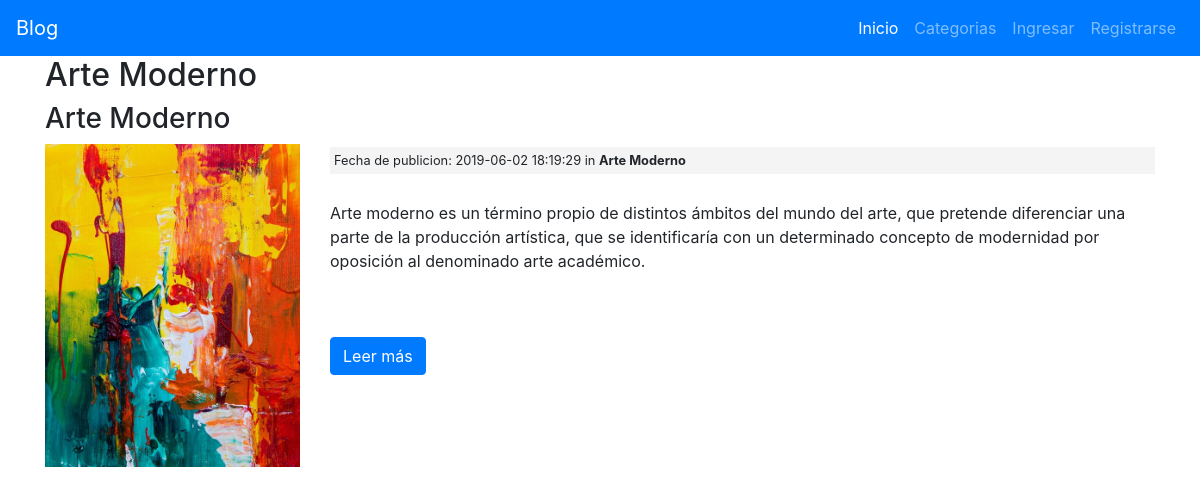
Screenshot of /categories/posts/1 with the database file from the repository.
### tables this page shows
CREATE TABLE `posts` (
  `id` int(11) NOT NULL,
  `category_id` int(11) NOT NULL,
  `user_id` int(11) NOT NULL,
  `title` varchar(255) NOT NULL,
  `slug` varchar(255) NOT NULL,
  `body` text NOT NULL,
  `post_image` varchar(255) NOT NULL,
  `created_at` timestamp NOT NULL DEFAULT '0000-00-00 00:00:00',
  `updated_at` timestamp NOT NULL DEFAULT '0000-00-00 00:00:00' ON UPDATE CURRENT_TIMESTAMP

);

CREATE TABLE `categories` (
  `id` int(11) NOT NULL,
  `user_id` int(11) NOT NULL,
  `name` varchar(255) NOT NULL,
  `created_at` timestamp NOT NULL DEFAULT '0000-00-00 00:00:00',
  `updated_at` timestamp NOT NULL DEFAULT '0000-00-00 00:00:00' ON UPDATE CURRENT_TIMESTAMP
);

### application/controllers/Categories.php (called while the page is built, shortened)
<?php
class Categories extends CI_Controller
{
	public function posts($id)
	{
		$data['title'] = $this->category_model->get_category($id)->name;
		$data['posts'] = $this->post_model->get_posts_by_category($id);
		$this->load->view('templates/header');
		$this->load->view('posts/index', $data);
		$this->load->view('templates/footer');
	}
}

### index.php (called while the page is built, shortened)
<?php
require_once BASEPATH.'core/CodeIgniter.php';

### application/models/Post_model.php (called while the page is built, shortened)
<?php
class Post_model extends CI_Model
{
	public function get_posts_by_category($category_id)
	{
		$this->db->order_by('posts.id', 'DESC');
		$this->db->join('categories', 'categories.id = posts.category_id');
		$query = $this->db->get_where('posts', array('category_id' => $category_id));
		return $query->result_array();
	}
}

### application/views/posts/index.php (the view, shortened to what this page needs)
<h2><?= $title ?></h2>
<?php foreach ($posts as $post) : ?>
	<h3><?php echo $post['title']; ?></h3>
	<div class="row">
		<div class="col-md-3 mb-5">
			<img class="post-thumb" src="<?php echo site_url(); ?>assets/images/posts/<?php echo $post['post_image']; ?>">
		</div>
		<div class="col-md-9">
			<small class="post-date">Fecha de publicion: <?php echo $post['created_at']; ?> in <strong><?php echo $post['name']; ?></strong></small><br>
			<?php echo word_limiter($post['body'], 60); ?>
			<br><br>
			<p><a class="btn btn-default btn-primary" href="<?php echo site_url('/posts/' . $post['slug']); ?>">Leer más</a></p>
		</div>
	</div>
<?php endforeach; ?>

### assets/css/style.css (style rules this page uses)
.post-date { background: #f4f4f4; padding: 4px; margin: 3px 0; display: block; }
.post-thumb { width: 100%; }

### rows the page displays
posts: title "Arte Moderno", post_image (picture), category.created_at "2019-06-02 18:19:29", category.name "Arte Moderno", body "Arte moderno es un término propio de distintos ámbitos del mundo del arte, que pretende diferenciar una parte de la producción artística, que se identificaría con un determinado concepto de modernidad por oposición al denominado arte académico."

### other values shown
$title "Arte Moderno"
